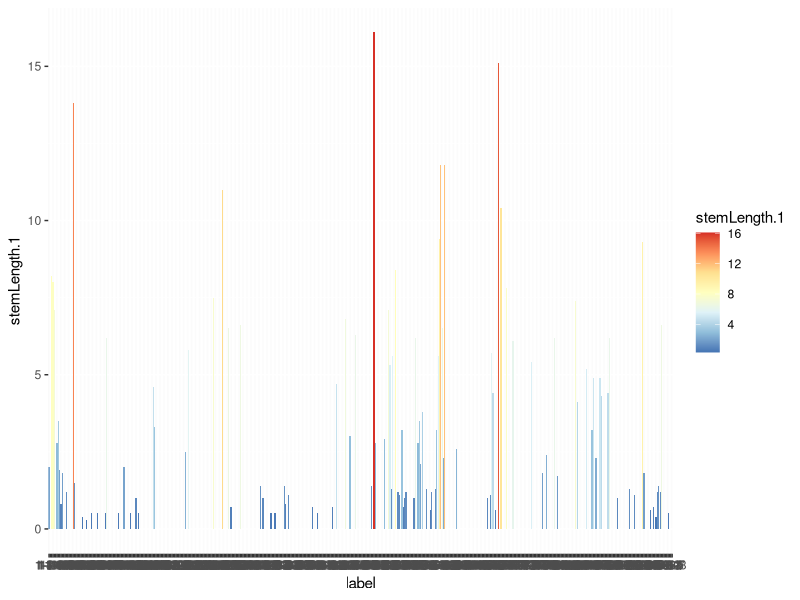
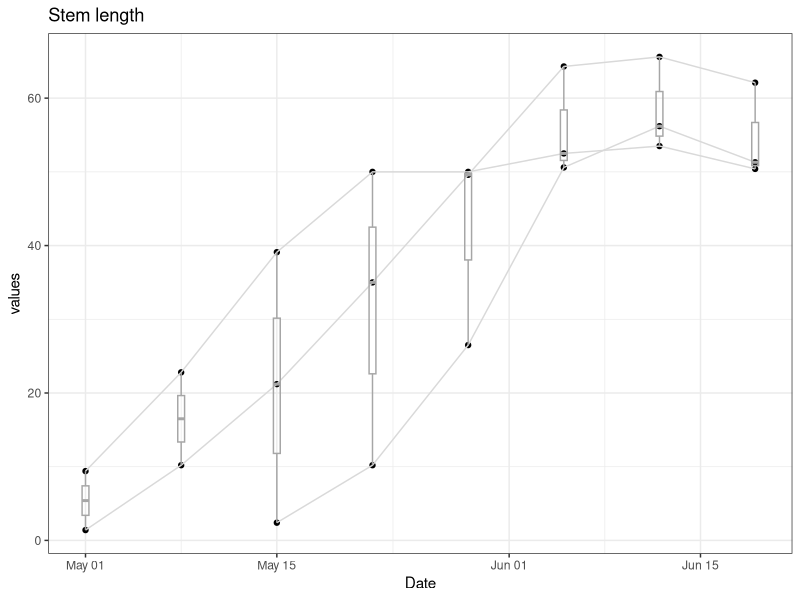

These figures' R source, in order: (Note: this script raises an error after producing the figures.)
library(tidyverse)

setwd("/Users/kuowenhsi/Library/CloudStorage/OneDrive-WashingtonUniversityinSt.Louis/MOBOT/MOBOT_Boltonia")


correct_stem <- function(x){
  stem_present <- FALSE
  output <- as.vector(rep(NA, length(x)), mode = "numeric")
  
  for (i in 1:length(x)){
    if (stem_present == FALSE){
      if (is.na(x[[i]])){
        stem_present <- FALSE
      } else{
        stem_present <- TRUE
        output[[i]] <- x[[i]]
      } 
    } else{
      if (is.na(x[[i]])) {
        stem_present <- FALSE
        output[1:i] <- as.numeric(rep(NA, i))
      } else{
        stem_present <- TRUE
        output[[i]] <- x[[i]]
      }
    }
  }
  return(output)
}



list.files()

boltonia_data <- read_csv("./data/Boltonia Phenotype data_20240612.csv", na = c("", "NA", "N/A", "DNR"))
str(boltonia_data)
boltonia_data$flwrBud.1

# does plant grow with time?

p <- ggplot(data = boltonia_data, mapping = aes(x = label, y = stemLength.1))+
  geom_col(mapping = aes(fill = stemLength.1))+
  scale_fill_distiller(palette = "RdYlBu")
p

convert_Y_TRUE <- function(x){
  output <- case_when(x == "Y" ~ TRUE, TRUE ~ FALSE)
  return(output)
}


boltonia_data_sub <- boltonia_data %>%
  filter(index <= 10) %>%
  mutate(stemLength.2 = as.numeric(stemLength.2), label = factor(label, levels = label))%>%
  # mutate(Surv.2 = case_when(Surv.2 == "Y" ~ TRUE, TRUE ~ FALSE))%>%
  mutate_at(vars(matches("Surv.")), .funs = "convert_Y_TRUE")
## modify the mutate all Surv.X columns to logical data

str(boltonia_data_sub)

date_info <- boltonia_data_sub %>%
  select(str_c("Date.", 1:8))%>% # add something
  .[1,]%>%
  pivot_longer(cols = starts_with("Date"), names_to = "Date_index", values_to = "Date")%>%
  mutate(Date_index = str_remove(Date_index, "Date."))%>%
  mutate(Date = str_replace(Date, pattern = "/24$", replacement = "/2024"))

boltonia_data_sub_l <- boltonia_data_sub %>%
  select(label, index, starts_with("stemLength"), starts_with("leafLong"), starts_with("leafWide"))%>%
  mutate_at(vars(matches("leafLong")),.funs = "as.double")%>%
  mutate_at(vars(matches("leafWide")),.funs = "as.double")%>%
  pivot_longer(cols = c(starts_with("leafLong"), starts_with("stemLength"), starts_with("leafWide")), values_to = "values")%>%
  separate(col = "name", into = c("variable_name", "Date_index"), sep = "[.]")%>%
  left_join(date_info, by = "Date_index")%>%
  mutate(Date = as.Date(Date, "%m/%d/%Y"))%>%
  group_by(label, index, variable_name)%>%
  mutate(values = correct_stem(values))

p <- ggplot(data = filter(boltonia_data_sub_l, variable_name == "stemLength"), aes(x = Date, y = values))+
  geom_point()+
  geom_line(aes(group = label), color = "gray85")+
  geom_boxplot(aes(group = Date), fill = NA, color = "gray65", width = 0.5)+
  ggtitle("Stem length")+
  theme_bw()
p

p <- ggplot(data = filter(boltonia_data_sub_l, variable_name == "leafLong"), aes(x = Date, y = values))+
  geom_point()+
  geom_line(aes(group = label), color = "gray85")+
  geom_boxplot(aes(group = Date), fill = NA, color = "gray65", width = 0.5)+
  scale_x_date(breaks = unique(boltonia_data_sub_l$Date), labels = c("W1", "W2", "W3", "W4", "W5"))+
  ggtitle("Leaf length")+
  theme_bw()
p

p <- ggplot(data = filter(boltonia_data_sub_l, variable_name == "leafWide"), aes(x = Date, y = values))+
  geom_boxplot(aes(group = Date), fill = NA, color = "pink", width = 0.5)+
  geom_line(aes(group = label), color = "gray85")+
  geom_point()+
  ggtitle("Leaf Wide")+
  theme_bw()
p

#########






